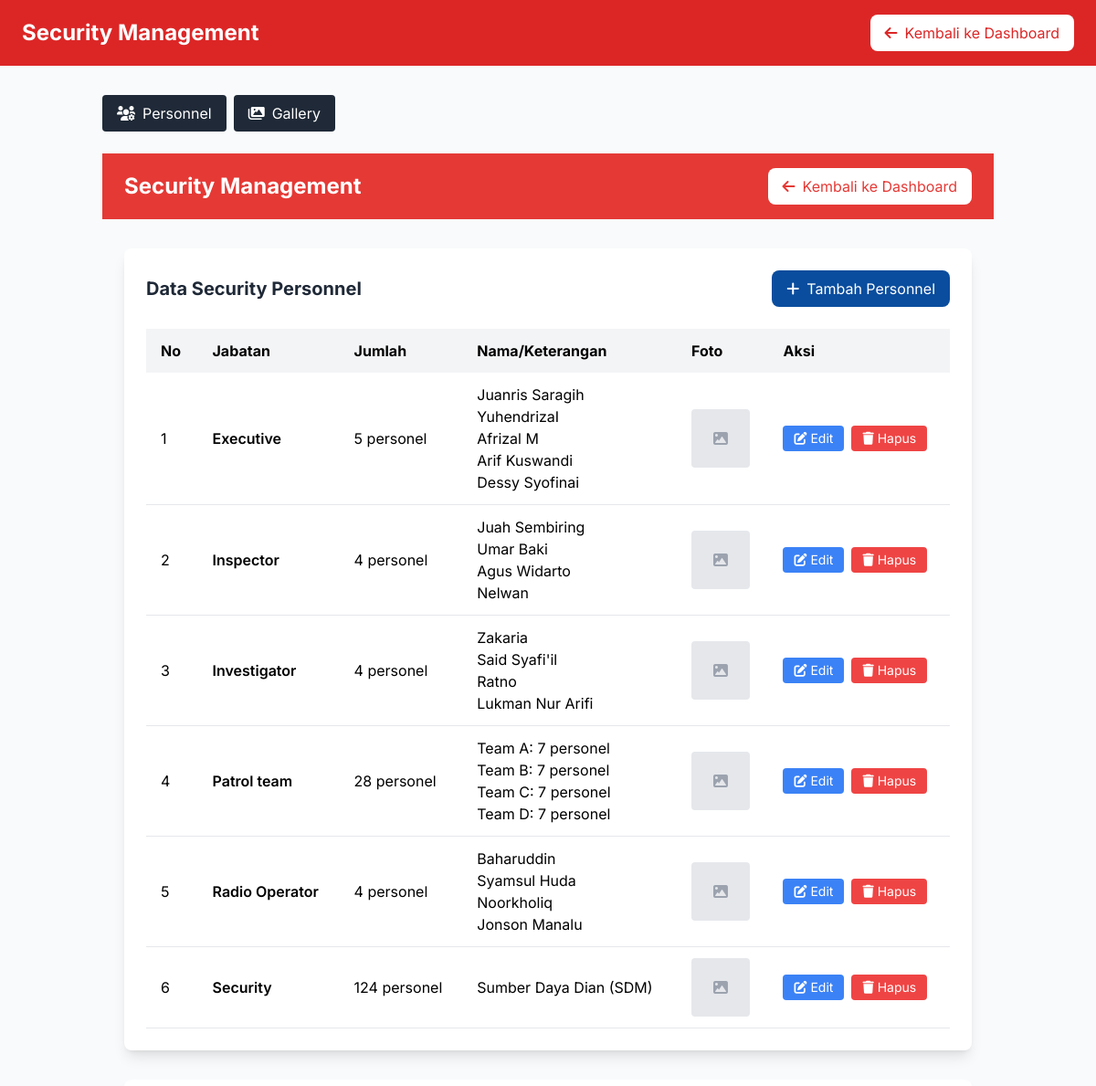
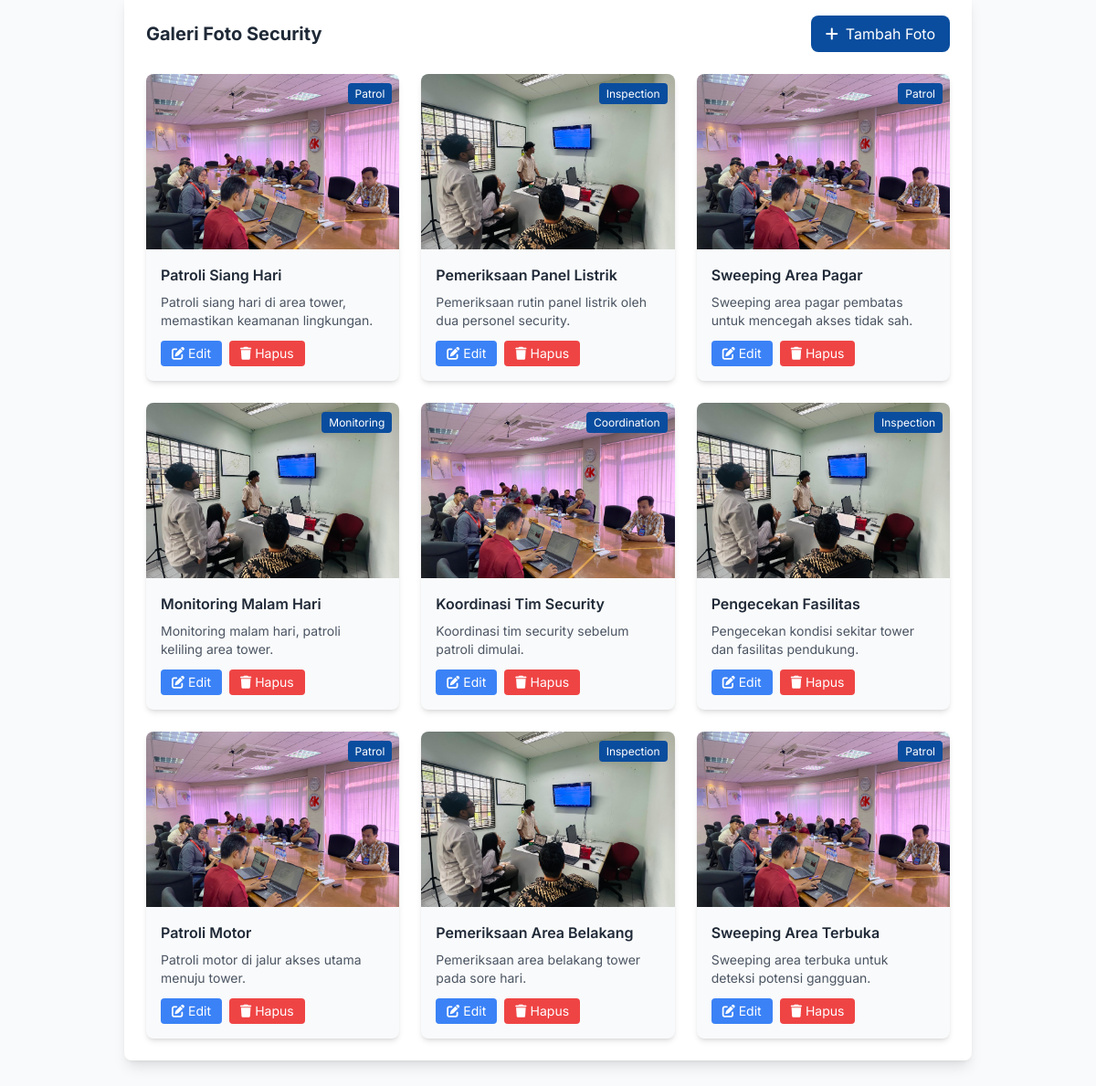
/admin/security/index.php (signed in), run on the app's committed database (2 pictures, top to bottom).
### tables this page shows
CREATE TABLE security_personnel (
    id INT AUTO_INCREMENT PRIMARY KEY,
    position VARCHAR(100) NOT NULL,
    personnel_count INT DEFAULT 0,
    personnel_names TEXT,
    photo_path VARCHAR(255),
    photo_alt VARCHAR(255),
    description TEXT,
    display_order INT DEFAULT 0,
    is_active BOOLEAN DEFAULT TRUE,
    created_by INT,
    created_at TIMESTAMP DEFAULT CURRENT_TIMESTAMP,
    updated_at TIMESTAMP DEFAULT CURRENT_TIMESTAMP ON UPDATE CURRENT_TIMESTAMP,
    FOREIGN KEY (created_by) REFERENCES admin_users(id) ON DELETE SET NULL
);

CREATE TABLE security_gallery (
    id INT AUTO_INCREMENT PRIMARY KEY,
    title VARCHAR(255) NOT NULL,
    description TEXT,
    photo_path VARCHAR(255) NOT NULL,
    photo_alt VARCHAR(255),
    category VARCHAR(100) DEFAULT 'patrol',
    display_order INT DEFAULT 0,
    is_active BOOLEAN DEFAULT TRUE,
    created_by INT,
    created_at TIMESTAMP DEFAULT CURRENT_TIMESTAMP,
    updated_at TIMESTAMP DEFAULT CURRENT_TIMESTAMP ON UPDATE CURRENT_TIMESTAMP,
    FOREIGN KEY (created_by) REFERENCES admin_users(id) ON DELETE SET NULL
);

### admin/security/security_management.php (the view, shortened to what this page needs)
<?php
require_once '../../config/database.php';
$stmt = $pdo->query("SELECT * FROM security_personnel ORDER BY display_order, id");
$personnel = $stmt->fetchAll();
$stmt = $pdo->query("SELECT * FROM security_gallery ORDER BY display_order, id");
$gallery = $stmt->fetchAll();
?>
<!DOCTYPE html>
<html lang="id">
<head>
    <link rel="stylesheet" href="https://cdnjs.cloudflare.com/ajax/libs/font-awesome/6.0.0-beta3/css/all.min.css">
    <script src="https://cdn.tailwindcss.com"></script>
</head>
<body class="bg-gray-50 font-sans">
    <div class="min-h-screen">
        <header class="bg-header-footer-bg text-white px-6 py-4">
            <div class="flex justify-between items-center">
                <h1 class="text-2xl font-bold">Security Management</h1>
                <a href="../dashboard.php" class="bg-white text-header-footer-bg px-4 py-2 rounded-lg hover:bg-gray-100 transition">
                    <i class="fas fa-arrow-left mr-2"></i>Kembali ke Dashboard
                </a>
            </div>
        </header>
        <div class="container mx-auto px-6 py-8">
            <div class="bg-white rounded-lg shadow-lg p-6 mb-8">
                <div class="flex justify-between items-center mb-6">
                    <h2 class="text-xl font-bold text-gray-800">Data Security Personnel</h2>
                    <a href="add_security_personnel.php" class="bg-primary-blue text-white px-4 py-2 rounded-lg hover:bg-blue-700 transition">
                        <i class="fas fa-plus mr-2"></i>Tambah Personnel
                    </a>
                </div>
                <div class="overflow-x-auto">
                    <table class="w-full table-auto">
                        <thead class="bg-gray-100">
                            <tr>
                                <th class="px-4 py-3 text-left">No</th>
                                <th class="px-4 py-3 text-left">Jabatan</th>
                                <th class="px-4 py-3 text-left">Jumlah</th>
                                <th class="px-4 py-3 text-left">Nama/Keterangan</th>
                                <th class="px-4 py-3 text-left">Foto</th>
                                <th class="px-4 py-3 text-left">Aksi</th>
                            </tr>
                        </thead>
                        <tbody>
                            <?php foreach ($personnel as $index => $item): ?>
                            <tr class="border-b hover:bg-gray-50">
                                <td class="px-4 py-3"><?= $index + 1 ?></td>
                                <td class="px-4 py-3 font-semibold"><?= htmlspecialchars($item['position']) ?></td>
                                <td class="px-4 py-3"><?= $item['personnel_count'] ?> personel</td>
                                <td class="px-4 py-3">
                                    <div class="max-w-xs">
                                        <?= nl2br(htmlspecialchars($item['personnel_names'])) ?>
                                    </div>
                                </td>
                                <td class="px-4 py-3">
                                    <?php if ($item['photo_path']): ?>
                                        <img src="../<?= htmlspecialchars($item['photo_path']) ?>"
                                             alt="<?= htmlspecialchars($item['photo_alt'] ?? 'Security Photo') ?>"
                                             class="w-16 h-16 object-cover rounded">
                                    <?php else: ?>
                                        <div class="w-16 h-16 bg-gray-200 rounded flex items-center justify-center">
                                            <i class="fas fa-image text-gray-400"></i>
                                        </div>
                                    <?php endif; ?>
                                </td>
                                <td class="px-4 py-3">
                                    <div class="flex space-x-2">
                                        <a href="edit_security_personnel.php?id=<?= $item['id'] ?>"
                                           class="bg-blue-500 text-white px-3 py-1 rounded text-sm hover:bg-blue-600">
                                            <i class="fas fa-edit mr-1"></i>Edit
                                        </a>
                                        <a href="?delete_personnel=<?= $item['id'] ?>"
                                           class="bg-red-500 text-white px-3 py-1 rounded text-sm hover:bg-red-600"
                                           onclick="return confirm('Yakin ingin menghapus data ini?')">
                                            <i class="fas fa-trash mr-1"></i>Hapus
                                        </a>
                                    </div>
                                </td>
                            </tr>
                            <?php endforeach; ?>
                        </tbody>
                    </table>
                </div>
            </div>
            <div class="bg-white rounded-lg shadow-lg p-6">
                <div class="flex justify-between items-center mb-6">
                    <h2 class="text-xl font-bold text-gray-800">Galeri Foto Security</h2>
                    <a href="add_security_gallery.php" class="bg-primary-blue text-white px-4 py-2 rounded-lg hover:bg-blue-700 transition">
                        <i class="fas fa-plus mr-2"></i>Tambah Foto
                    </a>
                </div>
                <div class="grid grid-cols-1 md:grid-cols-2 lg:grid-cols-3 gap-6">
                    <?php foreach ($gallery as $item): ?>
                    <div class="bg-gray-50 rounded-lg overflow-hidden shadow-md hover:shadow-lg transition">
                        <div class="relative">
                            <img src="../<?= htmlspecialchars($item['photo_path']) ?>"
                                 alt="<?= htmlspecialchars($item['photo_alt'] ?? $item['title']) ?>"
                                 class="w-full h-48 object-cover">
                            <div class="absolute top-2 right-2">
                                <span class="bg-primary-blue text-white px-2 py-1 rounded text-xs">
                                    <?= ucfirst($item['category']) ?>
                                </span>
                            </div>
                        </div>
                        <div class="p-4">
                            <h3 class="font-semibold text-gray-800 mb-2"><?= htmlspecialchars($item['title']) ?></h3>
                            <p class="text-gray-600 text-sm mb-3"><?= htmlspecialchars($item['description']) ?></p>
                            <div class="flex space-x-2">
                                <a href="edit_security_gallery.php?id=<?= $item['id'] ?>"
                                   class="bg-blue-500 text-white px-3 py-1 rounded text-sm hover:bg-blue-600">
                                    <i class="fas fa-edit mr-1"></i>Edit
                                </a>
                                <a href="?delete_gallery=<?= $item['id'] ?>"
                                   class="bg-red-500 text-white px-3 py-1 rounded text-sm hover:bg-red-600"
                                   onclick="return confirm('Yakin ingin menghapus foto ini?')">
                                    <i class="fas fa-trash mr-1"></i>Hapus
                                </a>
                            </div>
                        </div>
                    </div>
                    <?php endforeach; ?>
                </div>
            </div>
        </div>
    </div>
</body>
</html>

### data on the page
security_personnel: position "Executive", personnel_count "5", personnel_names "Juanris Saragih YuhendrizaI Afrizal M Arif Kuswandi Dessy Syofinai"
security_personnel: position "Inspector", personnel_count "4", personnel_names "Juah Sembiring Umar Baki Agus Widarto Nelwan"
security_personnel: position "Investigator", personnel_count "4", personnel_names "Zakaria Said Syafi'il Ratno Lukman Nur Arifi"
security_personnel: position "Patrol team", personnel_count "28", personnel_names "Team A: 7 personel Team B: 7 personel Team C: 7 personel Team D: 7 personel"
security_personnel: position "Radio Operator", personnel_count "4", personnel_names "Baharuddin Syamsul Huda Noorkholiq Jonson Manalu"
security_personnel: position "Security", personnel_count "124", personnel_names "Sumber Daya Dian (SDM)"
security_gallery: photo_path (picture), category "Patrol", title "Patroli Siang Hari", description "Patroli siang hari di area tower, memastikan keamanan lingkungan."
security_gallery: photo_path (picture), category "Inspection", title "Pemeriksaan Panel Listrik", description "Pemeriksaan rutin panel listrik oleh dua personel security."
security_gallery: photo_path (picture), category "Patrol", title "Sweeping Area Pagar", description "Sweeping area pagar pembatas untuk mencegah akses tidak sah."
security_gallery: photo_path (picture), category "Monitoring", title "Monitoring Malam Hari", description "Monitoring malam hari, patroli keliling area tower."
security_gallery: photo_path (picture), category "Coordination", title "Koordinasi Tim Security", description "Koordinasi tim security sebelum patroli dimulai."
security_gallery: photo_path (picture), category "Inspection", title "Pengecekan Fasilitas", description "Pengecekan kondisi sekitar tower dan fasilitas pendukung."
security_gallery: photo_path (picture), category "Patrol", title "Patroli Motor", description "Patroli motor di jalur akses utama menuju tower."
security_gallery: photo_path (picture), category "Inspection", title "Pemeriksaan Area Belakang", description "Pemeriksaan area belakang tower pada sore hari."
security_gallery: photo_path (picture), category "Patrol", title "Sweeping Area Terbuka", description "Sweeping area terbuka untuk deteksi potensi gangguan."
